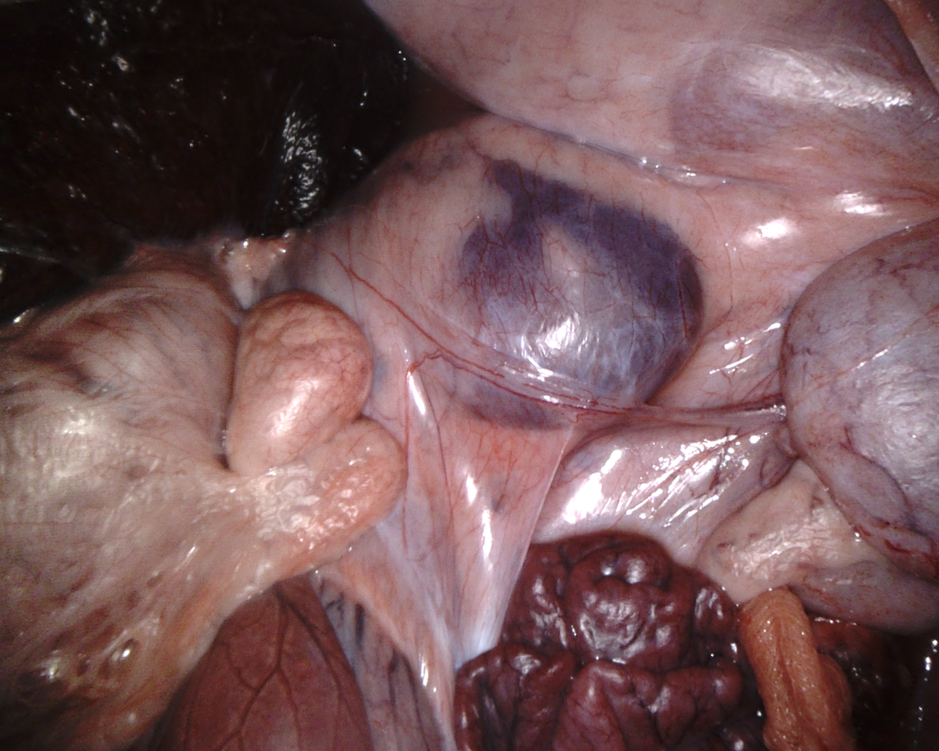
#> input picture EndoSRR-master/EndoRR_Dataset/test/image/8_1_Left_Image.png, 939 x 751 px, shrunk from 1280 x 1024 before the run
$ python -i endosrr_decomposition.py   (imports and definitions only)
#> lines starting #> are read from the running program, lines starting #| are printed output that depends on the picture; after the words box and inside, x2 and y2 are one past the last pixel; in counts of white or black regions, pixels touching at a corner belong together
import torch
import torch.nn as nn
import torch.nn.functional as F
import numpy as np
import cv2
from typing import Dict, Tuple, Optional, List
from scipy import ndimage
from scipy.sparse import diags, csr_matrix
from scipy.sparse.linalg import spsolve
import warnings
# [1 line not run here, left out]


class EndoSRRBasedDecomposition:
    """
    基于EndoSRR论文的改进分解方法
    EndoSRR使用SAM-Adapter检测高光，然后使用LaMa进行修复
    我们将这个思想扩展到完整的I=I'*S+R分解
    """

    def __init__(self, use_iterative: bool = True):
        self.use_iterative = use_iterative
        self.max_iterations = 5  # 类似EndoSRR的迭代策略

    def detect_specular_reflection(self, image: np.ndarray, iteration: int = 0) -> Tuple[np.ndarray, float]:
        """
        检测镜面反射区域，类似EndoSRR的方法
        返回mask和反射比率
        """
        if image.max() <= 1:
            image = (image * 255).astype(np.uint8)

        # 多尺度检测策略
        masks = []

        # 1. 强度阈值检测
        gray = cv2.cvtColor(image, cv2.COLOR_RGB2GRAY)

        # 自适应阈值，随迭代逐渐降低（类似EndoSRR的策略）
        base_percentile = 95 - iteration * 2  # 每次迭代降低阈值
        thresh = np.percentile(gray, max(base_percentile, 85))
        intensity_mask = (gray > thresh).astype(np.float32)
        masks.append(intensity_mask)

        # 2. 饱和度检测
        hsv = cv2.cvtColor(image, cv2.COLOR_RGB2HSV)
        saturation = hsv[:, :, 1] / 255.0
        value = hsv[:, :, 2] / 255.0

        # 高光区域：高亮度低饱和度
        saturation_mask = (value > 0.8) & (saturation < 0.15)
        masks.append(saturation_mask.astype(np.float32))

        # 3. 颜色一致性检测（高光通常是白色）
        rgb_std = np.std(image.astype(np.float32), axis=2)
        color_mask = (rgb_std < 10) & (gray > 200)
        masks.append(color_mask.astype(np.float32))

        # 组合所有mask
        combined_mask = np.maximum.reduce(masks)

        # 形态学处理
        kernel = cv2.getStructuringElement(cv2.MORPH_ELLIPSE, (5, 5))
        combined_mask = cv2.morphologyEx(combined_mask.astype(np.uint8), cv2.MORPH_CLOSE, kernel)
        combined_mask = cv2.morphologyEx(combined_mask, cv2.MORPH_OPEN, kernel)

        # 计算反射比率（类似EndoSRR）
        ratio = np.sum(combined_mask) / (combined_mask.shape[0] * combined_mask.shape[1])

        return combined_mask.astype(np.float32), ratio

    def inpaint_reflection(self, image: np.ndarray, mask: np.ndarray) -> np.ndarray:
        """
        修复高光区域，类似LaMa的功能
        这里使用简化的修复方法
        """
        # 膨胀mask以确保完全覆盖高光
        kernel = np.ones((9, 9), np.uint8)
        dilated_mask = cv2.dilate(mask.astype(np.uint8), kernel, iterations=2)

        # 使用OpenCV的inpaint方法（替代LaMa）
        inpainted = cv2.inpaint(
            (image * 255).astype(np.uint8) if image.max() <= 1 else image,
            dilated_mask,
            inpaintRadius=7,
            flags=cv2.INPAINT_TELEA
        )

        return inpainted / 255.0 if image.max() <= 1 else inpainted

    # [24 lines left out: function extract_shading_retinex, not called in this run]

    def decompose_intrinsic_shading_advanced(self, image: np.ndarray) -> Tuple[np.ndarray, np.ndarray]:
        """
        高级内在图像分解
        使用优化方法分离内在颜色和光照
        """
        H, W, C = image.shape

        # 确保图像数据类型正确
        if image.dtype != np.uint8:
            image_display = (image * 255).astype(np.uint8) if image.max() <= 1 else image.astype(np.uint8)
        else:
            image_display = image

        # 使用灰度图进行光照估计
        gray = cv2.cvtColor(image_display, cv2.COLOR_RGB2GRAY)

        # 1. 初始光照估计（使用引导滤波）
        r = 30  # 滤波半径
        eps = 0.001

        # 使用引导滤波 - 需要opencv-contrib-python
        try:
            shading_init = cv2.ximgproc.guidedFilter(gray, gray, r, eps)
        except AttributeError:
            # 如果ximgproc不可用，使用双边滤波作为后备方案
            shading_init = cv2.bilateralFilter(gray, r, sigmaColor=50, sigmaSpace=50)

        # 2. 优化光照使其平滑
        shading_smooth = self.optimize_shading_smoothness(shading_init)

        # 归一化到合理范围
        shading_smooth = np.clip(shading_smooth, 0.2, 1.0)

        # 3. 计算内在颜色
        shading_3ch = np.stack([shading_smooth] * 3, axis=2)
        intrinsic = image / (shading_3ch + 1e-8)

        # 归一化内在颜色
        intrinsic = np.clip(intrinsic, 0, 1)

        return intrinsic, shading_smooth.reshape(H, W, 1)

    def optimize_shading_smoothness(self, shading: np.ndarray, lambda_smooth: float = 2.0) -> np.ndarray:
        """
        优化光照的平滑性
        使用加权最小二乘法
        """
        H, W = shading.shape
        N = H * W

        # 确保shading数据类型正确
        if shading.dtype != np.uint8:
            shading_uint8 = (shading * 255).astype(np.uint8) if shading.max() <= 1 else shading.astype(np.uint8)
        else:
            shading_uint8 = shading

        # 构建稀疏矩阵用于平滑约束
        # 这里使用简化版本
        shading_smooth = cv2.bilateralFilter(
            shading_uint8,
            d=15,
            sigmaColor=50,
            sigmaSpace=50
        ) / 255.0

        return shading_smooth

    def iterative_decomposition(self, image: np.ndarray) -> Dict[str, np.ndarray]:
        """
        迭代分解方法，类似EndoSRR的多次迭代策略
        """
        if image.max() > 1:
            image = image / 255.0

        H, W, C = image.shape

        # 初始化
        current_image = image.copy()
        accumulated_reflection = np.zeros_like(image)
        final_mask = np.zeros((H, W), dtype=np.float32)

        # 迭代检测和去除高光
        for iteration in range(self.max_iterations):
            # 1. 检测当前图像中的高光
            mask, ratio = self.detect_specular_reflection(
                (current_image * 255).astype(np.uint8),
                iteration
            )

            print(f"Iteration {iteration}: Reflection ratio = {ratio:.6f}")

            # 2. 更新总mask
            final_mask = np.maximum(final_mask, mask)

            # 3. 提取并累积反射分量
            reflection_iter = current_image * np.expand_dims(mask, -1)
            accumulated_reflection += reflection_iter

            # 4. 终止条件（类似EndoSRR）
            if ratio < 1.5e-4 or iteration >= self.max_iterations - 1:
                print(f"Stopping at iteration {iteration}")
                break

            # 5. 修复当前图像
            current_image = self.inpaint_reflection(current_image, mask)
#> this loop made 5 passes
#> (thresh in detect_specular_reflection, ratio) on passes 1 to 5: (173, 0.0497), (153, 0.0664), (144, 0.0812), (136, 0.113), (130, 0.121)
#> (printed output is left out)
#> pass 1, in detect_specular_reflection, `gray = cv2.cvtColor(image, cv2.COLOR_RGB2GRAY)`:
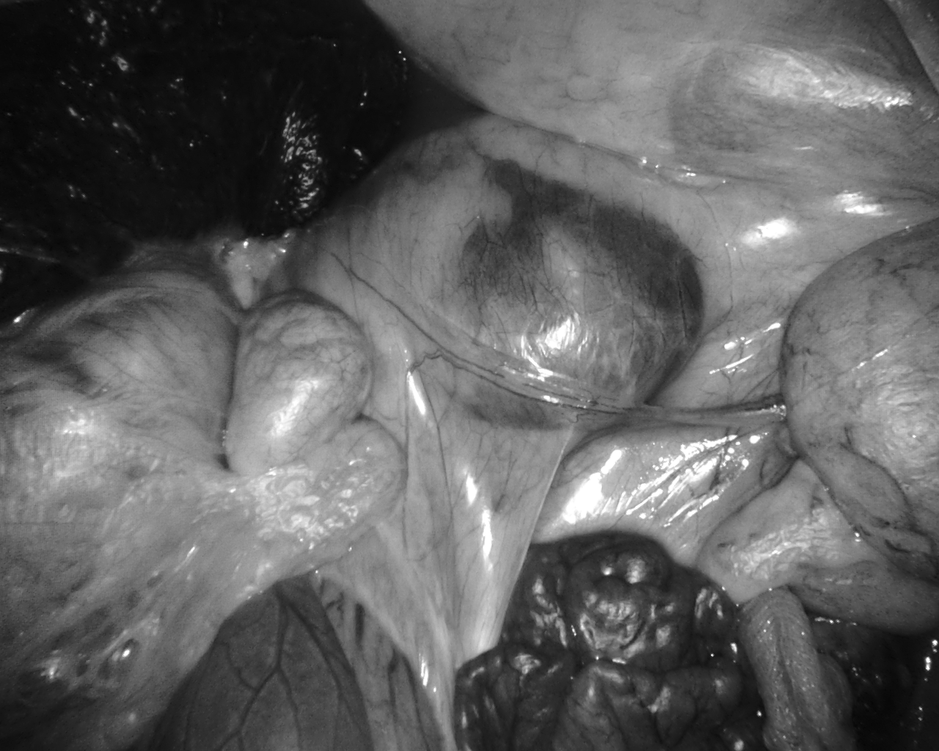
#> gray: shape (751, 939); min 5, max 255, mean 96.8
#> pass 1, in detect_specular_reflection, `intensity_mask = (gray > thresh).astype(np.float32)`:
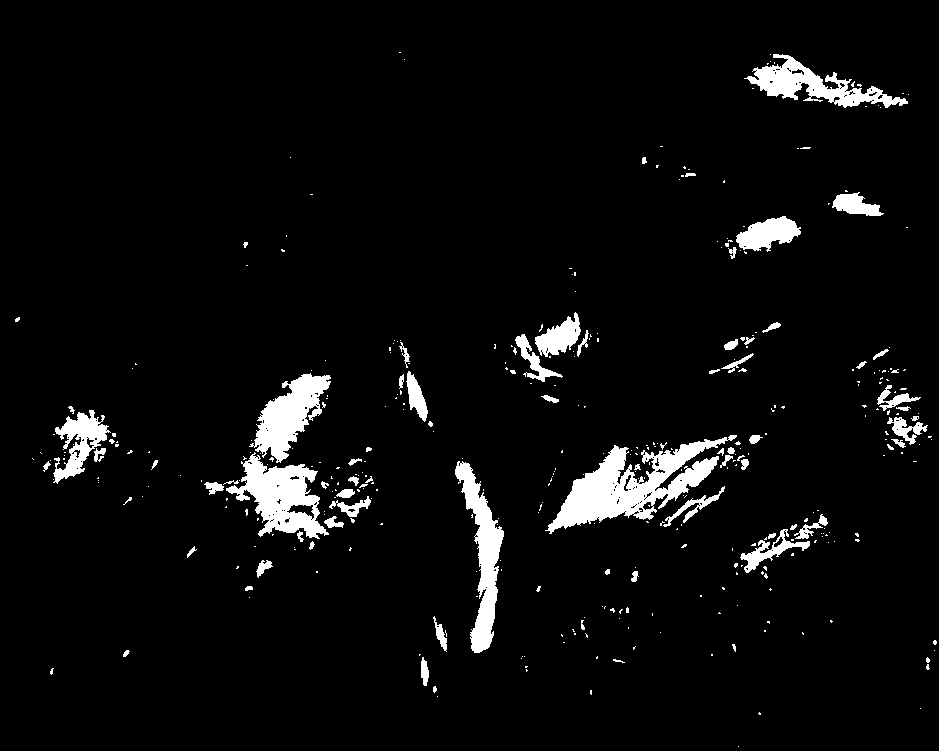
#> intensity_mask: shape (751, 939) float32; values 0 (black) and 1 (white), 4.9% white; 387 white regions (312 under 20 px), largest, box (x1, y1, x2, y2) and area: (545, 435, 737, 534) 6859, (226, 452, 329, 539) 4182, (455, 461, 504, 653) 3533
#> pass 1, in detect_specular_reflection, `saturation = hsv[:, :, 1] / 255.0`:
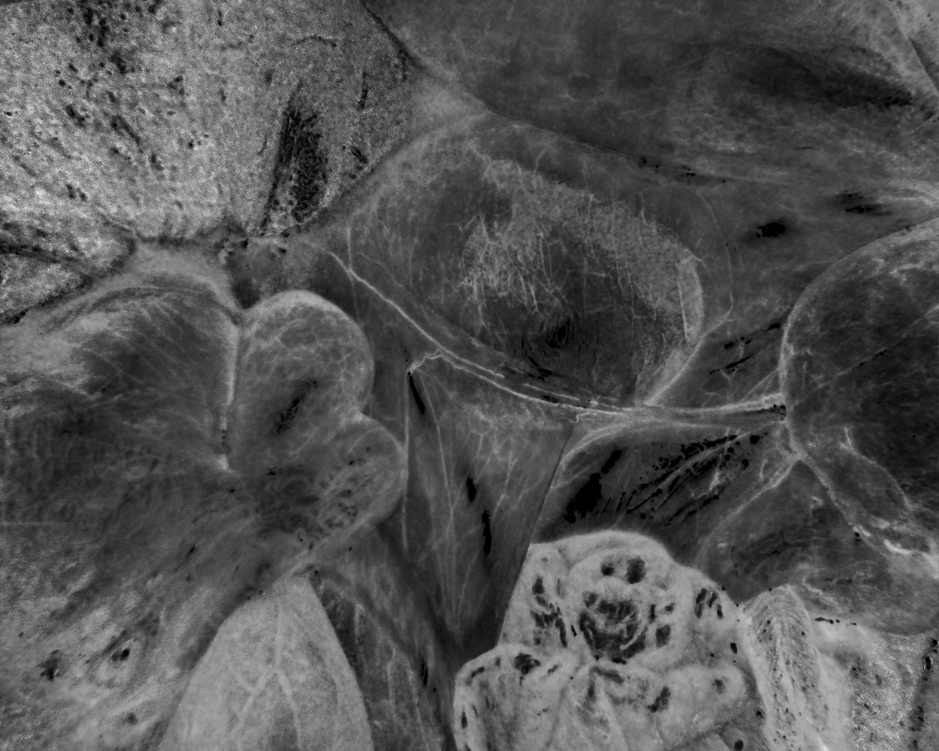
#> saturation: shape (751, 939) float64; min 0, max 0.945, mean 0.326
#> after the loop:
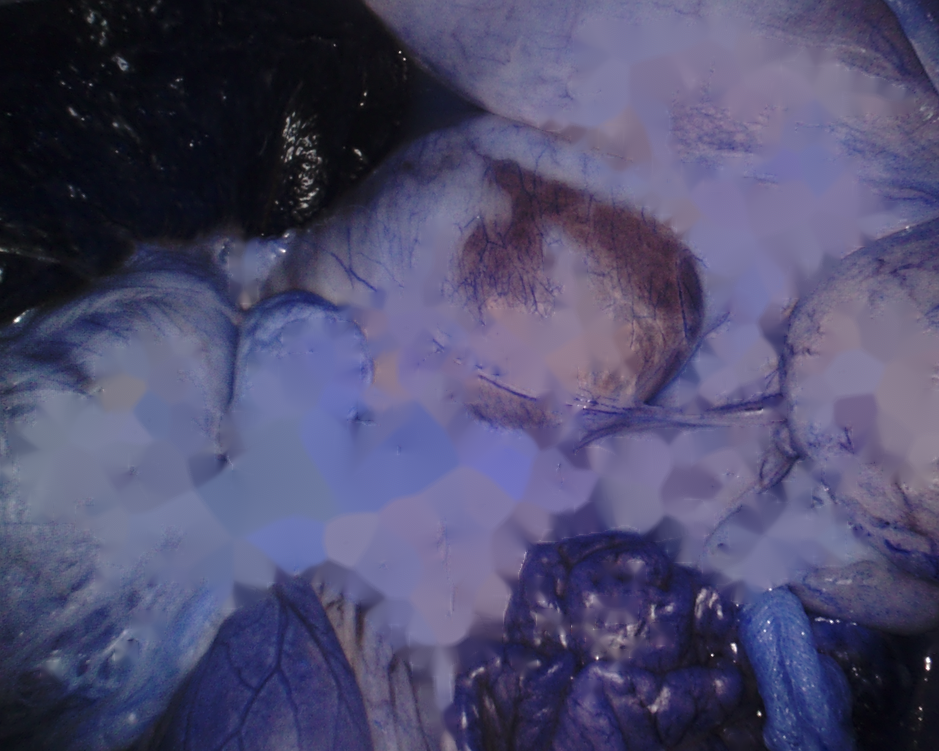
#> current_image: shape (751, 939, 3) float64; mean of channels 0, 1, 2 0.432, 0.302, 0.311; drawn as B, G, R

        # 最终的无高光图像
        image_no_reflection = current_image

        # 分解内在颜色和光照
        intrinsic, shading = self.decompose_intrinsic_shading_advanced(image_no_reflection)

        # 确保满足I = I' * S + R
        shading_3ch = np.repeat(shading, 3, axis=2)
        reconstruction = intrinsic * shading_3ch + accumulated_reflection

        # 精细调整以最小化重构误差
        error = image - reconstruction
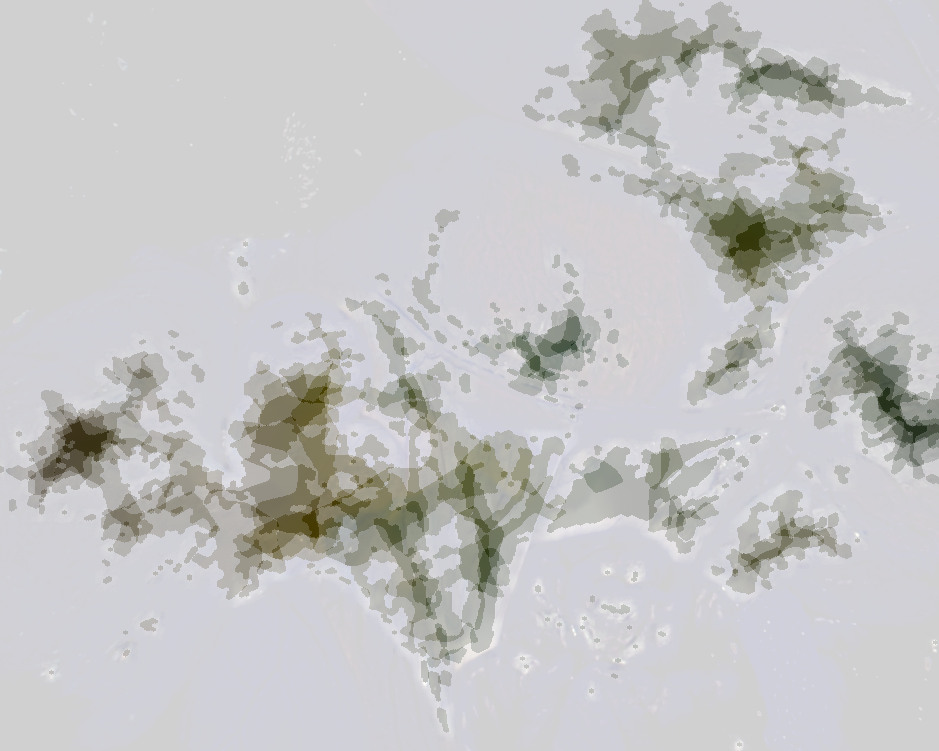
#> error: shape (751, 939, 3) float64; mean of channels 0, 1, 2 -0.177, -0.192, -0.191; drawn with min black and max white
        accumulated_reflection += error * 0.5  # 将误差分配给反射
        accumulated_reflection = np.clip(accumulated_reflection, 0, 1)
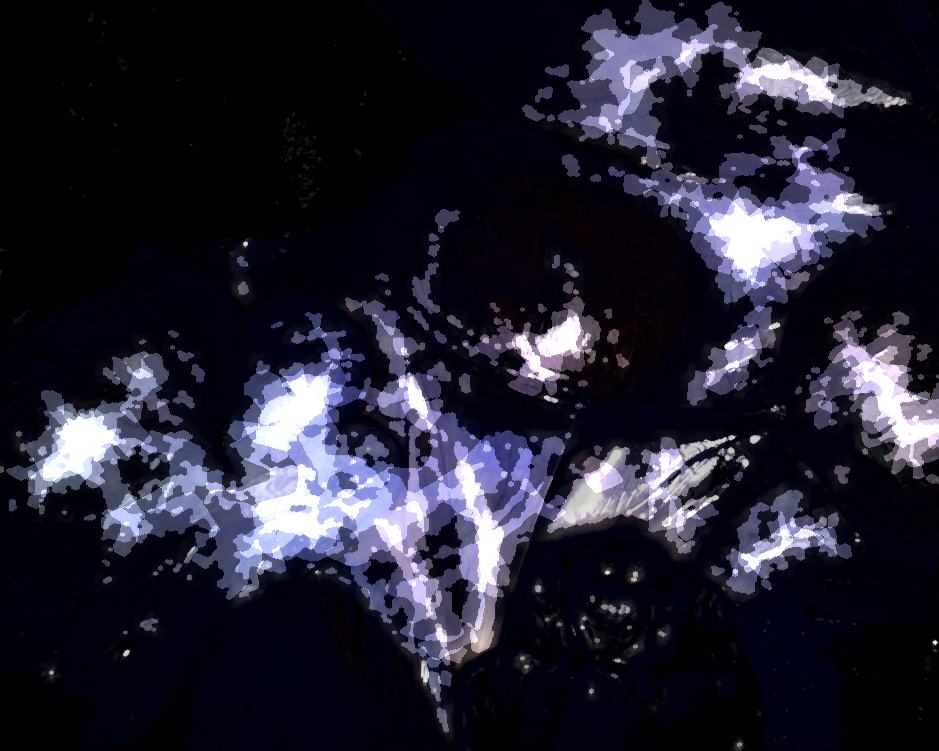
#> accumulated_reflection: shape (751, 939, 3) float64; mean of channels 0, 1, 2 0.191, 0.132, 0.135; drawn as B, G, R

        return {
            'intrinsic': intrinsic,
            'shading': shading,
            'reflection': accumulated_reflection,
            'highlight_mask': final_mask,
            'reconstruction': intrinsic * shading_3ch + accumulated_reflection,
            'original': image,
            'image_no_reflection': image_no_reflection
        }

    # [34 lines left out: function decompose, not called in this run]


class ChromaticityBasedDecomposition:
    """
    基于色度的分解方法
    假设：反射是非彩色的（白色），内在颜色包含所有色彩信息
    """

    def __init__(self):
        pass

    # [63 lines left out: function decompose, not called in this run]

>>> import cv2
>>> picture = cv2.cvtColor(cv2.imread('../EndoSRR-master/EndoRR_Dataset/test/image/8_1_Left_Image.png'), cv2.COLOR_BGR2RGB)
>>> result = EndoSRRBasedDecomposition().iterative_decomposition(picture)
#> result = 7 items

$ run again, on EndoSRR-master/EndoRR_Dataset/test/image/9_1_Left_Image.png
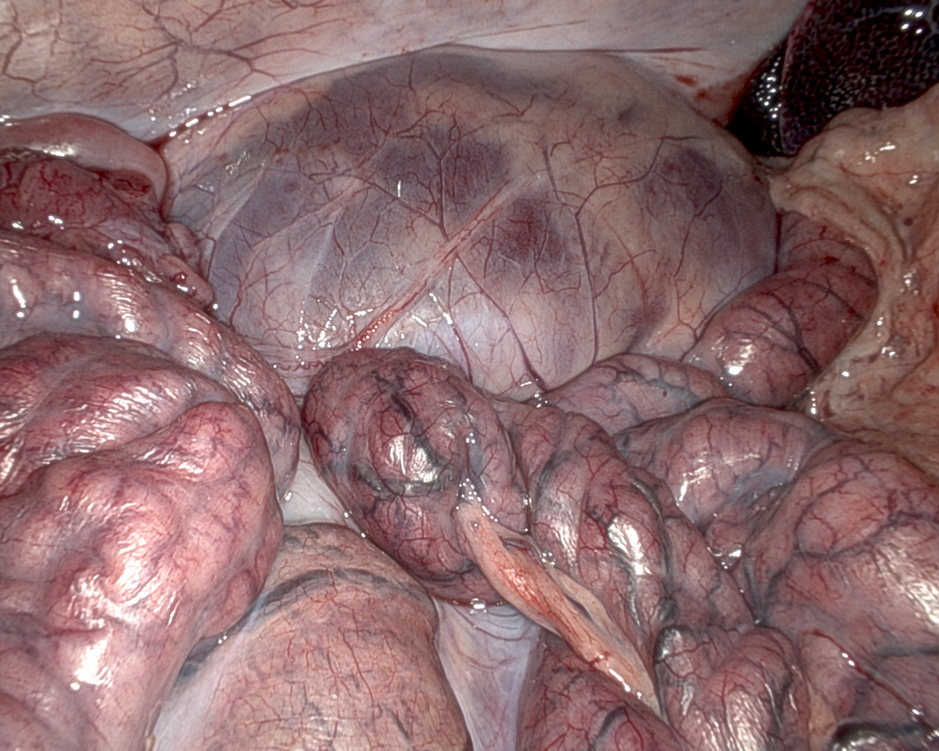
#> input picture EndoSRR-master/EndoRR_Dataset/test/image/9_1_Left_Image.png, 939 x 751 px, shrunk from 1280 x 1024 before the run
#> the loop in iterative_decomposition, `for iteration in range(self.max_iterations):` made 5 passes
#> (thresh in detect_specular_reflection, ratio) on passes 1 to 5: (183, 0.0509), (160, 0.0688), (148, 0.0869), (139, 0.102), (132, 0.11)
#> (printed output is left out)
#> pass 1, in detect_specular_reflection, `saturation = hsv[:, :, 1] / 255.0`:
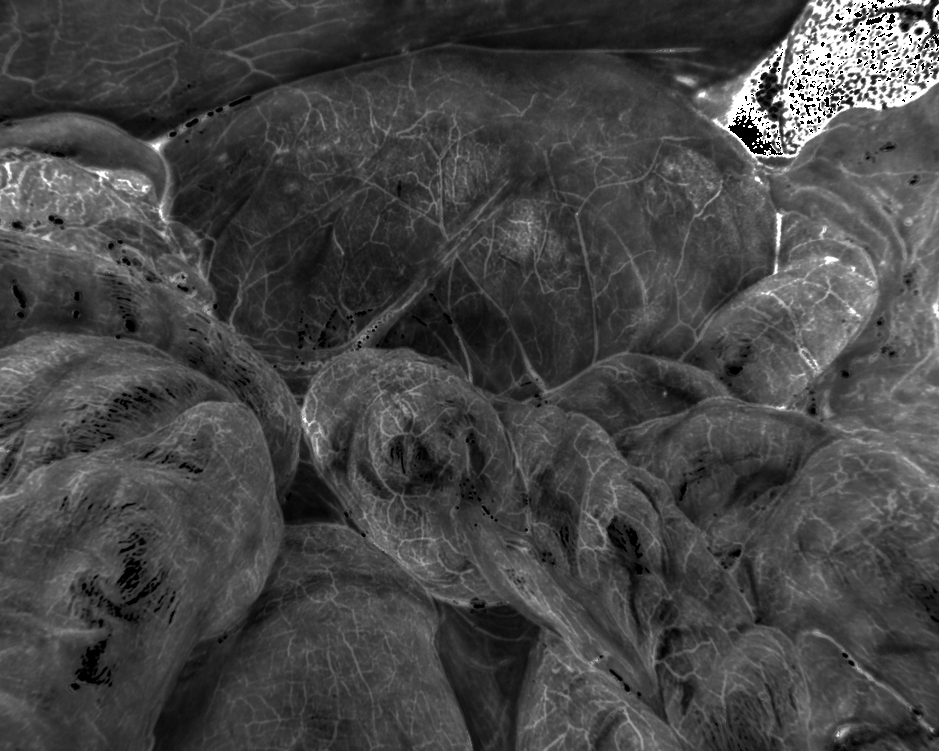
#> saturation: shape (751, 939) float64; min 0, max 1, mean 0.273
#> in iterative_decomposition, `accumulated_reflection = np.clip(accumulated_reflection, 0, 1)`:
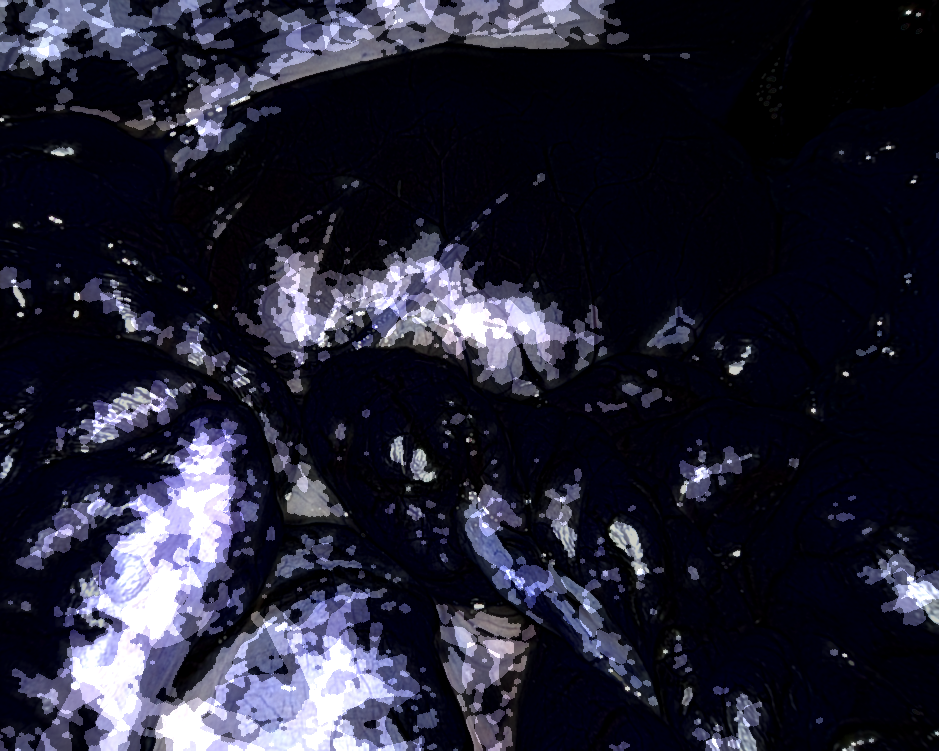
#> accumulated_reflection: shape (751, 939, 3) float64; mean of channels 0, 1, 2 0.199, 0.138, 0.138; drawn as B, G, R
#> result = 7 items
